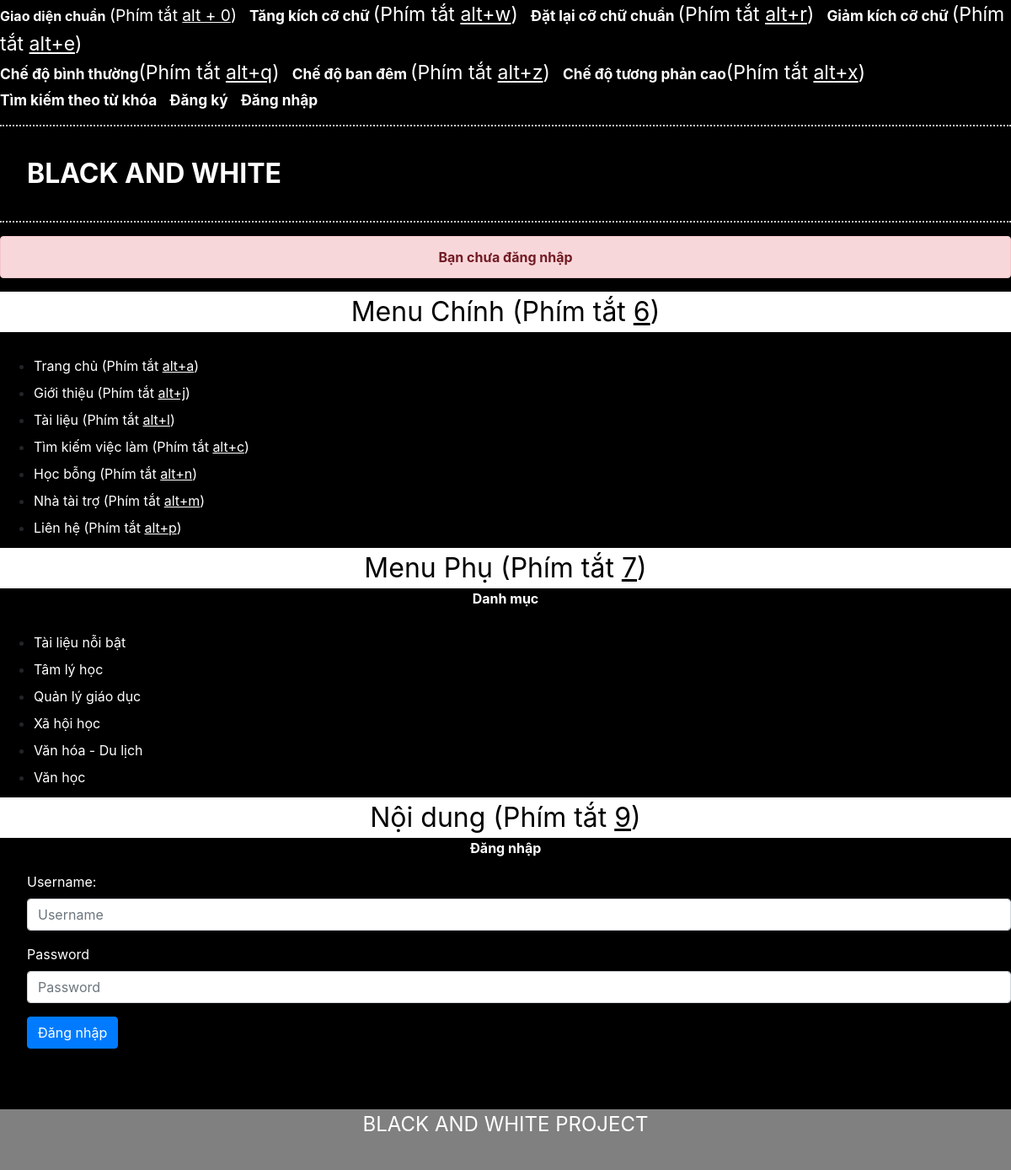
/night/index.php?page=dangnhap, run on the app's committed database.
### tables this page shows
CREATE TABLE `category` (
  `catid` int(10) NOT NULL,
  `catname` varchar(200) NOT NULL,
  `catnameseo` varchar(200) NOT NULL
);

### class/Db.class.php (called while the page is built, shortened)
<?php
class Db{
	private $conn = null;
	public function __construct()
	{
		$host ="mysql:host=". HOST."; dbname=". DB_NAME;
		try
		{
			$this->conn = new PDO($host, DB_USER, DB_PASS);
			$this->conn->query("set names 'utf8' ");
		}
		catch (PDOException $e)
		{
			echo "Không thể kết nối cơ sở dữ liệu";
		}
	}
	public function __destruct()
	{
		$this->conn = null;
	}
	private function query($sql, $arr = array(), $mode = PDO::FETCH_ASSOC)
	{
		$pre = $this->conn->prepare($sql);
		if(!$pre->execute($arr))
		{
			echo "Không thể thực thi"; exit;
		}
		return $pre->fetchAll($mode);
	}
	public function select($sql, $arr = array(), $mode = PDO::FETCH_ASSOC)
	{
		return $this->query($sql, $arr, $mode);
	}
}
?>

### night/index.php (the view, shortened to what this page needs)
<!DOCTYPE html>
<html>
  <head>
    <link
          rel="stylesheet" href="https://maxcdn.bootstrapcdn.com/bootstrap/4.0.0-alpha.6/css/bootstrap.min.css"
>
    <link rel="stylesheet" href="style.css">
  </head>
  <body onselectstart="return false" oncontextmenu="return false">
    <div class="fontset">
    <section>
      <div id="giaodientiepcan" class="binhthuong">
        <header>
          <div class="chucnangtop">
            <p class="tieudechucnangtop"><a href="http://blackandwhitelibrary.org">Giao diện chuẩn</a> <span class="font12">(Phím tắt <u>alt + 0</u>)<span class="cach"></span>
            <a class='increaseFont' style='cursor: pointer; cursor: hand;font-size: 0.9em;' title=''>Tăng kích cỡ chữ </a><span class="font12">(Phím tắt  <u>alt+w</u>)</span><span class="cach"></span>
            <a class='resetFont' style='cursor: pointer; cursor: hand;font-size: 0.9em;'>Đặt lại cỡ chữ chuẩn </a><span class="font12">(Phím tắt  <u>alt+r</u>)</span><span class="cach"></span>
            <a class='decreaseFont' style='cursor: pointer; cursor: hand;font-size: 0.9em;' title=''>Giảm kích cỡ chữ </a><span class="font12">(Phím tắt  <u>alt+e</u>)</span><span class="cach"></span><br>
            <a class='tieudechucnangtoptieudechucnangtop' style='cursor: pointer; cursor: hand;font-size: 0.9em;' title='' href="http://blackandwhitelibrary.org/aplus">Chế độ bình thường</a><span class="font12">(Phím tắt  <u>alt+q</u>)</span><span class="cach"></span>
            <a class='tieudechucnangtop' style='cursor: pointer; cursor: hand;font-size: 0.9em;' href="http://blackandwhitelibrary.org/night">Chế độ ban đêm </a><span class="font12">(Phím tắt  <u>alt+z</u>)</span><span class="cach"></span>
            <a class='tieudechucnangtop' style='cursor: pointer; cursor: hand;font-size: 0.9em;' title='' href="http://blackandwhitelibrary.org/hight">Chế độ tương phản cao</a><span class="font12">(Phím tắt  <u>alt+x</u>)</span><span class="cach"></span><br>
            <a class='tieudechucnangtop' style='cursor: pointer; cursor: hand;font-size: 0.9em;' title='' href="index.php?page=timkiemtukhoa#noidung">Tìm kiếm theo từ khóa</a><span class="cach"></span>
            <?php
              if(isset($_SESSION['bawuser'])){
            ?>
            <a class='tieudechucnangtop' style='cursor: pointer; cursor: hand;font-size: 0.9em;' title='' href="index.php?page=dangxuat#noidung">Đăng xuất</a><span class="cach"></span>
            <?php }else{ ?>
            <a class='tieudechucnangtop' style='cursor: pointer; cursor: hand;font-size: 0.9em;' title='' href="index.php?page=dangky#noidung">Đăng ký</a><span class="cach"></span>
            <a class='tieudechucnangtop' style='cursor: pointer; cursor: hand;font-size: 0.9em;' title='' href="index.php?page=dangnhap#noidung">Đăng nhập</a><span class="cach"></span>
            <?php } ?>
          </p>
          </div>
          <section><p class="vitrihientai">BLACK AND WHITE</p></section>
        </header>
        <?php
          if(isset($_SESSION['bawuser'])){
            $user = $_SESSION['bawuser'];
            $check = "SELECT * FROM users WHERE username='$user' AND confirm = 1";
            $obj = new Db();
            $obj->select($check);
            $dem = $obj->getRowCount();
            if($dem == 1){
            ?>
              <div class="alert alert-info text-sm-center" role="alert">
                <strong>Xin chào <?php echo $user; ?>,</strong> chúc bạn vui vẻ khi tham gia Black And White.
              </div>
              <?php
            }else{
              ?>
              <div class="alert alert-warning text-sm-center" role="alert">
                <strong>Xin chào <?php echo $user; ?>,</strong> bạn không phải người khiếm thị nên sẽ không xem được sách tại giao diện này, bạn xem được sách ở giao diện Bình Thường.
              </div>
              <?php
            }
          }else{
            ?>
            <div class="alert alert-danger text-sm-center" role="alert">
              <strong>Bạn chưa đăng nhập</strong>
            </div>
            <?php
          }
        ?>
        <div class="menuchinh" id="menuchinh">Menu Chính (Phím tắt <u>6</u>)</div>
        <ul>
          <li><p class="itemmenuchinh"><a href="index.php?page=trangchu">Trang chủ (Phím tắt <u>alt+a</u>)</a></p></li>
          <li><p class="itemmenuchinh"><a href="index.php?page=gioithieu">Giới thiệu (Phím tắt <u>alt+j</u>)</a></p></li>
          <li><p class="itemmenuchinh"><a href="index.php?page=tailieu">Tài liệu (Phím tắt <u>alt+l</u>)</a></p></li>
          <li><p class="itemmenuchinh"><a href="index.php?page=danhsachvieclam">Tìm kiếm việc làm (Phím tắt <u>alt+c</u>)</a></p></li>
          <li><p class="itemmenuchinh"><a href="index.php?page=danhsachhocbong">Học bỗng (Phím tắt <u>alt+n</u>)</a></p></li>
          <li><p class="itemmenuchinh"><a href="index.php?page=nhataitro">Nhà tài trợ (Phím tắt <u>alt+m</u>)</a></p></li>
          <li><p class="itemmenuchinh"><a href="index.php?page=lienhe">Liên hệ (Phím tắt <u>alt+p</u>)</a></p></li>
        </ul>
        <div class="menuchinh" id="menuchinh">Menu Phụ (Phím tắt <u>7</u>)</div>
        <p style="text-align:center; font-weight:bolder;"> Danh mục</p>
        <ul>
            <li><p class="itemmenuchinh"><a href="index.php?page=tailieunoibat">Tài liệu nỗi bật</a></p></li>
          <?php
                $sql="SELECT * FROM category ORDER BY catid ASC LIMIT 0,5";
                $obj = new Db();
                $rows = $obj->select($sql);
                foreach ($rows as $row) {
          ?>
            <li><p class="itemmenuchinh"><a href="index.php?page=viewcat&id=<?php echo $row['catid']; ?>"><?php echo $row['catname']; ?></a></p></li>
            <?php }  ?>
        </ul>
        <div class="menuchinh" id="menuchinh">Nội dung (Phím tắt <u>9</u>)</div>
        <?php
        if(isset($_GET['page'])){
          $page = $_GET['page'];
        }
        else $page = "";
        switch ($page) {
          case 'dangnhap':
            require_once("inc/dangnhap.php");
            break;
        }
        ?>
      </div>
      <br>
      <br>
      <br>
      <footer>
        <div class="footer" style="background-color:grey; height:3em; font-size:1.5em;text-align:center">
            <p style="color:white;">BLACK AND WHITE PROJECT</p>
        </div>
      </footer>
  </section>
    </div>
  </body>
</html>

### night/style.css (style rules this page uses)
body { background-color: black; }
p { color:white; }
.binhthuong .chucnangtop .tieudechucnangtop a { color:white;text-decoration: none;font-weight: bold;font-size: 1em; }
.chucnangtop span.cach { padding-right:0.5em; }
.font12 { font-size:1.2em; }
.binhthuong .vitrihientai { padding:1em 1em; margin:.5em 0; color:white; font-size:2em; font-weight:bold; display:block; border-bottom:0.09em dotted #ccc; border-top:0.09em dotted #ccc;line-height:1.5em; }
.menuchinh { width:100%; text-align:center; background:white; color: black; font-size: 2em; height: 1.5em; }
ul li:first-child { margin-top:2em; }
ul li { line-height: 1em; }
.itemmenuchinh a { color:white; }

### data on the page
category: catname "Tâm lý học"
category: catname "Quản lý giáo dục"
category: catname "Xã hội học"
category: catname "Văn hóa - Du lịch"
category: catname "Văn học"
